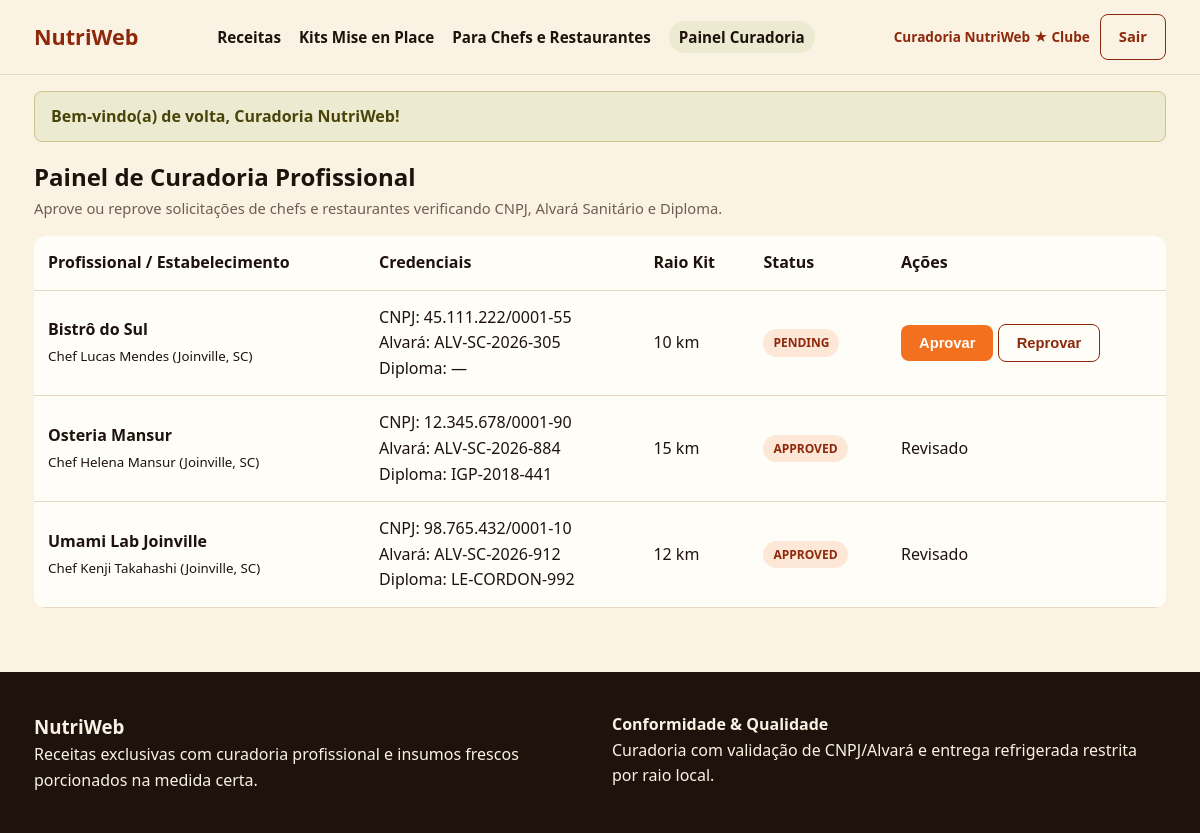
The page /admin (signed in) on the database its author committed.
### tables this page shows
CREATE TABLE creator_profiles (
    id INT AUTO_INCREMENT PRIMARY KEY,
    user_id INT NOT NULL UNIQUE,
    business_name VARCHAR(150) NOT NULL,
    specialty VARCHAR(100) NOT NULL,
    cnpj VARCHAR(20) NULL,
    alvara_number VARCHAR(60) NULL,
    diploma_code VARCHAR(60) NULL,
    sanitary_terms_accepted TINYINT(1) NOT NULL DEFAULT 0,
    delivery_radius_km INT NOT NULL DEFAULT 15,
    status ENUM('pending', 'approved', 'rejected') NOT NULL DEFAULT 'pending',
    reviewed_by INT NULL,
    created_at TIMESTAMP DEFAULT CURRENT_TIMESTAMP,
    FOREIGN KEY (user_id) REFERENCES users(id) ON DELETE CASCADE
);

CREATE TABLE users (
    id INT AUTO_INCREMENT PRIMARY KEY,
    name VARCHAR(120) NOT NULL,
    email VARCHAR(150) NOT NULL UNIQUE,
    password VARCHAR(255) NOT NULL,
    role ENUM('user', 'creator', 'admin') NOT NULL DEFAULT 'user',
    city VARCHAR(100) NOT NULL DEFAULT 'Joinville, SC',
    latitude DECIMAL(10, 8) NOT NULL DEFAULT -26.30440000,
    longitude DECIMAL(11, 8) NOT NULL DEFAULT -48.84870000,
    is_subscriber TINYINT(1) NOT NULL DEFAULT 0,
    created_at TIMESTAMP DEFAULT CURRENT_TIMESTAMP
);

### app/Core/View.php (called while the page is built, shortened)
<?php
class View {
    public static function render(string $viewPath, array$data = []): void {
        extract($data);
        require __DIR__ . "/../Views/{$viewPath}.php";
        require __DIR__ . "/../Views/layout/main.php";
    }
}

### app/Controllers/AdminController.php (called while the page is built, shortened)
<?php
class AdminController {
    public function dashboard(): void {
        $profiles = CreatorProfile::allWithUsers();
        View::render('pages/admin', compact('profiles'));
    }
}

### public/index.php (called while the page is built, shortened)
<?php
require_once __DIR__ . '/../app/Core/Helpers.php';
spl_autoload_register(function ($class) {
    $prefix = 'App\\';$baseDir = __DIR__ . '/../app/';
    if (strncmp($prefix, $class, strlen($prefix)) === 0) {
        $relativeClass = substr($class, strlen($prefix));$file = $baseDir . str_replace('\\', '/', $relativeClass) . '.php';
    }
});
$router = require __DIR__ . '/../routes/web.php';$uri = parse_url($_SERVER['REQUEST_URI'], PHP_URL_PATH);$router->dispatch($_SERVER['REQUEST_METHOD'],$uri);

### config/config.php (called while the page is built)
<?php
return [
    'app_name' => 'NutriWeb',
    'db_host'  => '127.0.0.1',
    'db_name'  => 'NutriWeb',
    'db_user'  => 'nutriweb_app',
    'db_pass'  => 'NutriwebSenhaAdmin#$%',
];

### app/Core/Database.php (called while the page is built, shortened)
<?php
class Database {
    private static ?PDO $instance = null;
    public static function getConnection(): PDO {
        if (self::$instance === null) {
            $config = require __DIR__ . '/../../config/config.php';$dsn = "mysql:host={$config['db_host']};dbname={$config['db_name']};charset=utf8mb4";
            try {
                self::$instance = new PDO($dsn, $config['db_user'],$config['db_pass'], [
                    PDO::ATTR_ERRMODE            => PDO::ERRMODE_EXCEPTION,
                    PDO::ATTR_DEFAULT_FETCH_MODE => PDO::FETCH_ASSOC,
                ]);
            } catch (PDOException $e) {
                die("Erro ao conectar ao banco de dados: " . $e->getMessage());
            }
        }
        return self::$instance;
    }
}

### app/Models/CreatorProfile.php (called while the page is built, shortened)
<?php
class CreatorProfile {
    public static function allWithUsers(): array {
        return Database::getConnection()->query("
            SELECT cp.*, u.name, u.email, u.city
            FROM creator_profiles cp
            JOIN users u ON u.id = cp.user_id
            ORDER BY FIELD(cp.status, 'pending', 'approved', 'rejected'), cp.created_at DESC
        ")->fetchAll();
    }
}

### app/Core/Helpers.php (called while the page is built, shortened)
<?php
function e(?string $value): string {
    return htmlspecialchars((string)$value, ENT_QUOTES, 'UTF-8');
}

### app/Views/pages/admin.php (the view)
<section>
    <h2>Painel de Curadoria Profissional</h2>
    <p class="muted">Aprove ou reprove solicitações de chefs e restaurantes verificando CNPJ, Alvará Sanitário e Diploma.</p>
    <table class="data-table">
        <thead>
            <tr>
                <th>Profissional / Estabelecimento</th>
                <th>Credenciais</th>
                <th>Raio Kit</th>
                <th>Status</th>
                <th>Ações</th>
            </tr>
        </thead>
        <tbody>
            <?php foreach ($profiles as $p): ?>
                <tr>
                    <td>
                        <strong><?= e($p['business_name']) ?></strong><br>
                        <small><?= e($p['name']) ?> (<?= e($p['city']) ?>)</small>
                    </td>
                    <td>
                        CNPJ: <?= e($p['cnpj'] ?: '—') ?><br>
                        Alvará: <?= e($p['alvara_number'] ?: '—') ?><br>
                        Diploma: <?= e($p['diploma_code'] ?: '—') ?>
                    </td>
                    <td><?= (int)$p['delivery_radius_km'] ?> km</td>
                    <td><span class="badge badge-exclusive"><?= strtoupper(e($p['status'])) ?></span></td>
                    <td>
                        <?php if ($p['status'] === 'pending'): ?>
                            <form method="POST" action="/admin/aprovar/<?= (int)$p['id'] ?>" style="display:inline;">
                                <button type="submit" class="btn btn-primary">Aprovar</button>
                            </form>
                            <form method="POST" action="/admin/reprovar/<?= (int)$p['id'] ?>" style="display:inline;">
                                <button type="submit" class="btn btn-outline">Reprovar</button>
                            </form>
                        <?php else: ?>
                            <span>Revisado</span>
                        <?php endif; ?>
                    </td>
                </tr>
            <?php endforeach; ?>
        </tbody>
    </table>
</section>

### app/Core/Router.php (shortened to what this page needs)
<?php
class Router {
    private array $routes = [];
    public function get(string $path, array $handler): void {$this->routes['GET'][$path] =$handler;
    }
    public function post(string $path, array $handler): void {$this->routes['POST'][$path] =$handler;
    }
    public function dispatch(string $method, string$uri): void {
        $uri = rtrim($uri, '/') ?: '/';
        foreach ($this->routes[$method] ?? [] as$route => $handler) {$pattern = preg_replace('/\{([a-zA-Z0-9_]+)\}/', '([0-9]+)', $route);$pattern = '#^' . $pattern . '$#';
            if (preg_match($pattern, $uri,$matches)) {
                array_shift($matches);
                [$controllerClass, $action] =$handler;
                $controller = new$controllerClass();
                call_user_func_array([$controller, $action], array_map('intval',$matches));
                return;
            }
        }
    }
}

### public/assets/css/app.css (style rules this page uses)
:root { --bg-cream: #FAF3E3; --bg-card: #FFFDF8; --terracotta: #8E280B; --terracotta-dark: #681B06; --orange-cta: #F3701E; --olive: #7D7317; --espresso: #1E130C; --text-muted: #6E5D52; --border-soft: #E6D8C3; }
* { box-sizing: border-box; margin: 0; padding: 0; }
body { font-family: system-ui, -apple-system, sans-serif; background: var(--bg-cream); color: var(--espresso); line-height: 1.6; }
.btn { display: inline-flex; align-items: center; justify-content: center; padding: 10px 18px; border-radius: 8px; font-weight: 600; text-decoration: none; border: none; cursor: pointer; font-size: 0.92rem; }
.btn-primary { background: var(--orange-cta); color: #fff; }
.btn-outline { background: transparent; border: 1.5px solid var(--terracotta); color: var(--terracotta); }
.badge { display: inline-block; padding: 4px 10px; border-radius: 999px; font-size: 0.75rem; font-weight: 700; }
.badge-exclusive { background: #FDE8D7; color: var(--terracotta); }
.data-table { width: 100%; border-collapse: collapse; background: var(--bg-card); margin-top: 16px; border-radius: 12px; overflow: hidden; }
.data-table th, .data-table td { padding: 14px; border-bottom: 1px solid var(--border-soft); text-align: left; }
.muted { color: var(--text-muted); font-size: 0.92rem; }

### rows shown on the page
creator_profiles: business_name "Bistrô do Sul", user.name "Chef Lucas Mendes", user.city "Joinville, SC", cnpj "45.111.222/0001-55", alvara_number "ALV-SC-2026-305", diploma_code "—", delivery_radius_km "10", status "PENDING"
creator_profiles: business_name "Osteria Mansur", user.name "Chef Helena Mansur", user.city "Joinville, SC", cnpj "12.345.678/0001-90", alvara_number "ALV-SC-2026-884", diploma_code "IGP-2018-441", delivery_radius_km "15", status "APPROVED", shows "Revisado"
creator_profiles: business_name "Umami Lab Joinville", user.name "Chef Kenji Takahashi", user.city "Joinville, SC", cnpj "98.765.432/0001-10", alvara_number "ALV-SC-2026-912", diploma_code "LE-CORDON-992", delivery_radius_km "12", status "APPROVED", shows "Revisado"
